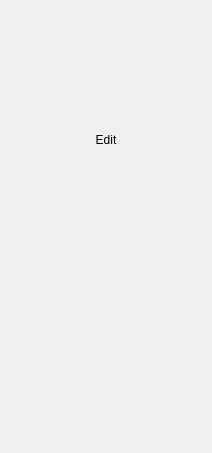
<?xml version="1.0" encoding="UTF-8"?>
<ui version="4.0">
 <class>ContextMenu</class>
 <widget class="QWidget" name="ContextMenu">
  <property name="geometry">
   <rect>
    <x>0</x>
    <y>0</y>
    <width>212</width>
    <height>453</height>
   </rect>
  </property>
  <property name="sizePolicy">
   <sizepolicy hsizetype="Preferred" vsizetype="Minimum">
    <horstretch>0</horstretch>
    <verstretch>0</verstretch>
   </sizepolicy>
  </property>
  <property name="minimumSize">
   <size>
    <width>212</width>
    <height>0</height>
   </size>
  </property>
  <property name="windowTitle">
   <string notr="true">Form</string>
  </property>
  <property name="title" stdset="0">
   <string notr="true"/>
  </property>
  <layout class="QVBoxLayout" name="verticalLayout">
   <property name="spacing">
    <number>0</number>
   </property>
   <property name="sizeConstraint">
    <enum>QLayout::SetDefaultConstraint</enum>
   </property>
   <property name="leftMargin">
    <number>0</number>
   </property>
   <property name="topMargin">
    <number>4</number>
   </property>
   <property name="rightMargin">
    <number>0</number>
   </property>
   <property name="bottomMargin">
    <number>4</number>
   </property>
   <item>
    <widget class="QStackedWidget" name="stackedWidget">
     <property name="currentIndex">
      <number>0</number>
     </property>
     <widget class="QWidget" name="page_3">
      <layout class="QVBoxLayout" name="verticalLayout_2">
       <property name="spacing">
        <number>7</number>
       </property>
       <property name="sizeConstraint">
        <enum>QLayout::SetDefaultConstraint</enum>
       </property>
       <property name="leftMargin">
        <number>0</number>
       </property>
       <property name="topMargin">
        <number>0</number>
       </property>
       <property name="rightMargin">
        <number>0</number>
       </property>
       <property name="bottomMargin">
        <number>0</number>
       </property>
       <item>
        <layout class="QVBoxLayout" name="buttonsLayout">
         <property name="spacing">
          <number>2</number>
         </property>
         <property name="sizeConstraint">
          <enum>QLayout::SetMinAndMaxSize</enum>
         </property>
         <property name="leftMargin">
          <number>0</number>
         </property>
         <property name="topMargin">
          <number>0</number>
         </property>
         <property name="rightMargin">
          <number>0</number>
         </property>
         <property name="bottomMargin">
          <number>0</number>
         </property>
         <item>
          <layout class="QHBoxLayout" name="zoomLayout">
           <property name="spacing">
            <number>0</number>
           </property>
           <property name="sizeConstraint">
            <enum>QLayout::SetDefaultConstraint</enum>
           </property>
           <property name="leftMargin">
            <number>4</number>
           </property>
           <property name="topMargin">
            <number>0</number>
           </property>
           <property name="rightMargin">
            <number>4</number>
           </property>
           <property name="bottomMargin">
            <number>0</number>
           </property>
           <item>
            <widget class="ActionButton" name="fitWindow" native="true">
             <property name="accessibleName">
              <string notr="true">ContextMenuButton</string>
             </property>
            </widget>
           </item>
           <item>
            <widget class="ActionButton" name="fitWidth" native="true">
             <property name="accessibleName">
              <string notr="true">ContextMenuButton</string>
             </property>
            </widget>
           </item>
           <item>
            <widget class="ActionButton" name="fitWindowStretch" native="true">
             <property name="accessibleName">
              <string notr="true">ContextMenuButton</string>
             </property>
            </widget>
           </item>
           <item>
            <widget class="ActionButton" name="zoomOriginal" native="true">
             <property name="accessibleName">
              <string notr="true">ContextMenuButton</string>
             </property>
            </widget>
           </item>
           <item>
            <widget class="ActionButton" name="zoomIn" native="true">
             <property name="accessibleName">
              <string notr="true">ContextMenuButton</string>
             </property>
            </widget>
           </item>
           <item>
            <widget class="ActionButton" name="zoomOut" native="true">
             <property name="accessibleName">
              <string notr="true">ContextMenuButton</string>
             </property>
            </widget>
           </item>
          </layout>
         </item>
         <item>
          <layout class="QVBoxLayout" name="edit_group">
           <property name="spacing">
            <number>0</number>
           </property>
           <property name="leftMargin">
            <number>0</number>
           </property>
           <property name="topMargin">
            <number>0</number>
           </property>
           <property name="rightMargin">
            <number>0</number>
           </property>
           <property name="bottomMargin">
            <number>0</number>
           </property>
           <item>
            <layout class="QHBoxLayout" name="fancy_header_group">
             <property name="spacing">
              <number>14</number>
             </property>
             <property name="leftMargin">
              <number>11</number>
             </property>
             <property name="topMargin">
              <number>0</number>
             </property>
             <property name="rightMargin">
              <number>11</number>
             </property>
             <property name="bottomMargin">
              <number>0</number>
             </property>
             <item>
              <layout class="QVBoxLayout" name="line_left">
               <property name="spacing">
                <number>0</number>
               </property>
               <property name="leftMargin">
                <number>0</number>
               </property>
               <property name="topMargin">
                <number>0</number>
               </property>
               <property name="bottomMargin">
                <number>5</number>
               </property>
               <item>
                <widget class="QWidget" name="widget" native="true">
                 <property name="sizePolicy">
                  <sizepolicy hsizetype="MinimumExpanding" vsizetype="Preferred">
                   <horstretch>0</horstretch>
                   <verstretch>0</verstretch>
                  </sizepolicy>
                 </property>
                 <property name="accessibleName">
                  <string notr="true">HLineSeparator</string>
                 </property>
                </widget>
               </item>
              </layout>
             </item>
             <item>
              <layout class="QVBoxLayout" name="header_text">
               <property name="spacing">
                <number>0</number>
               </property>
               <property name="leftMargin">
                <number>0</number>
               </property>
               <property name="bottomMargin">
                <number>2</number>
               </property>
               <item>
                <widget class="QLabel" name="label">
                 <property name="text">
                  <string>Edit</string>
                 </property>
                 <property name="alignment">
                  <set>Qt::AlignCenter</set>
                 </property>
                </widget>
               </item>
              </layout>
             </item>
             <item>
              <layout class="QVBoxLayout" name="line_right">
               <property name="spacing">
                <number>0</number>
               </property>
               <property name="leftMargin">
                <number>0</number>
               </property>
               <property name="topMargin">
                <number>0</number>
               </property>
               <property name="bottomMargin">
                <number>5</number>
               </property>
               <item>
                <widget class="QWidget" name="widget_2" native="true">
                 <property name="sizePolicy">
                  <sizepolicy hsizetype="MinimumExpanding" vsizetype="Preferred">
                   <horstretch>0</horstretch>
                   <verstretch>0</verstretch>
                  </sizepolicy>
                 </property>
                 <property name="accessibleName">
                  <string notr="true">HLineSeparator</string>
                 </property>
                </widget>
               </item>
              </layout>
             </item>
            </layout>
           </item>
           <item>
            <layout class="QHBoxLayout" name="transformLayout">
             <property name="spacing">
              <number>0</number>
             </property>
             <property name="leftMargin">
              <number>4</number>
             </property>
             <property name="topMargin">
              <number>0</number>
             </property>
             <property name="rightMargin">
              <number>4</number>
             </property>
             <property name="bottomMargin">
              <number>0</number>
             </property>
             <item>
              <widget class="ActionButton" name="rotateLeft" native="true">
               <property name="sizePolicy">
                <sizepolicy hsizetype="Preferred" vsizetype="Minimum">
                 <horstretch>0</horstretch>
                 <verstretch>0</verstretch>
                </sizepolicy>
               </property>
               <property name="accessibleName">
                <string notr="true">ContextMenuButton</string>
               </property>
              </widget>
             </item>
             <item>
              <widget class="ActionButton" name="rotateRight" native="true">
               <property name="sizePolicy">
                <sizepolicy hsizetype="Preferred" vsizetype="Minimum">
                 <horstretch>0</horstretch>
                 <verstretch>0</verstretch>
                </sizepolicy>
               </property>
               <property name="accessibleName">
                <string notr="true">ContextMenuButton</string>
               </property>
              </widget>
             </item>
             <item>
              <widget class="ActionButton" name="flipV" native="true">
               <property name="sizePolicy">
                <sizepolicy hsizetype="Preferred" vsizetype="Minimum">
                 <horstretch>0</horstretch>
                 <verstretch>0</verstretch>
                </sizepolicy>
               </property>
               <property name="accessibleName">
                <string notr="true">ContextMenuButton</string>
               </property>
              </widget>
             </item>
             <item>
              <widget class="ActionButton" name="flipH" native="true">
               <property name="sizePolicy">
                <sizepolicy hsizetype="Preferred" vsizetype="Minimum">
                 <horstretch>0</horstretch>
                 <verstretch>0</verstretch>
                </sizepolicy>
               </property>
               <property name="accessibleName">
                <string notr="true">ContextMenuButton</string>
               </property>
              </widget>
             </item>
             <item>
              <widget class="ActionButton" name="crop" native="true">
               <property name="sizePolicy">
                <sizepolicy hsizetype="Preferred" vsizetype="Minimum">
                 <horstretch>0</horstretch>
                 <verstretch>0</verstretch>
                </sizepolicy>
               </property>
               <property name="accessibleName">
                <string notr="true">ContextMenuButton</string>
               </property>
              </widget>
             </item>
             <item>
              <widget class="ActionButton" name="resize" native="true">
               <property name="sizePolicy">
                <sizepolicy hsizetype="Preferred" vsizetype="Minimum">
                 <horstretch>0</horstretch>
                 <verstretch>0</verstretch>
                </sizepolicy>
               </property>
               <property name="accessibleName">
                <string notr="true">ContextMenuButton</string>
               </property>
              </widget>
             </item>
            </layout>
           </item>
           <item>
            <layout class="QVBoxLayout" name="line_bottom">
             <property name="spacing">
              <number>0</number>
             </property>
             <property name="leftMargin">
              <number>11</number>
             </property>
             <property name="topMargin">
              <number>5</number>
             </property>
             <property name="rightMargin">
              <number>11</number>
             </property>
             <item>
              <widget class="QWidget" name="widget_3" native="true">
               <property name="sizePolicy">
                <sizepolicy hsizetype="MinimumExpanding" vsizetype="Fixed">
                 <horstretch>0</horstretch>
                 <verstretch>0</verstretch>
                </sizepolicy>
               </property>
               <property name="minimumSize">
                <size>
                 <width>0</width>
                 <height>1</height>
                </size>
               </property>
               <property name="maximumSize">
                <size>
                 <width>16777215</width>
                 <height>1</height>
                </size>
               </property>
               <property name="accessibleName">
                <string notr="true">HLineSeparator</string>
               </property>
              </widget>
             </item>
            </layout>
           </item>
          </layout>
         </item>
        </layout>
       </item>
       <item>
        <layout class="QVBoxLayout" name="actionsLayout">
         <property name="spacing">
          <number>0</number>
         </property>
         <property name="sizeConstraint">
          <enum>QLayout::SetDefaultConstraint</enum>
         </property>
         <property name="leftMargin">
          <number>0</number>
         </property>
         <property name="topMargin">
          <number>0</number>
         </property>
         <property name="rightMargin">
          <number>0</number>
         </property>
         <property name="bottomMargin">
          <number>0</number>
         </property>
         <item>
          <widget class="ContextMenuItem" name="print" native="true"/>
         </item>
         <item>
          <widget class="ContextMenuItem" name="setWallpaper" native="true"/>
         </item>
         <item>
          <spacer name="verticalSpacer">
           <property name="orientation">
            <enum>Qt::Vertical</enum>
           </property>
           <property name="sizeType">
            <enum>QSizePolicy::Fixed</enum>
           </property>
           <property name="sizeHint" stdset="0">
            <size>
             <width>20</width>
             <height>6</height>
            </size>
           </property>
          </spacer>
         </item>
         <item>
          <widget class="ContextMenuItem" name="copy" native="true"/>
         </item>
         <item>
          <widget class="ContextMenuItem" name="move" native="true"/>
         </item>
         <item>
          <spacer name="verticalSpacer_2">
           <property name="orientation">
            <enum>Qt::Vertical</enum>
           </property>
           <property name="sizeType">
            <enum>QSizePolicy::Fixed</enum>
           </property>
           <property name="sizeHint" stdset="0">
            <size>
             <width>20</width>
             <height>6</height>
            </size>
           </property>
          </spacer>
         </item>
         <item>
          <widget class="ContextMenuItem" name="trash" native="true"/>
         </item>
         <item>
          <spacer name="verticalSpacer_3">
           <property name="orientation">
            <enum>Qt::Vertical</enum>
           </property>
           <property name="sizeType">
            <enum>QSizePolicy::Fixed</enum>
           </property>
           <property name="sizeHint" stdset="0">
            <size>
             <width>20</width>
             <height>6</height>
            </size>
           </property>
          </spacer>
         </item>
         <item>
          <widget class="ContextMenuItem" name="open" native="true"/>
         </item>
         <item>
          <widget class="ContextMenuItem" name="folderView" native="true"/>
         </item>
         <item>
          <widget class="ContextMenuItem" name="settings" native="true"/>
         </item>
         <item>
          <spacer name="verticalSpacer_4">
           <property name="orientation">
            <enum>Qt::Vertical</enum>
           </property>
           <property name="sizeType">
            <enum>QSizePolicy::Fixed</enum>
           </property>
           <property name="sizeHint" stdset="0">
            <size>
             <width>20</width>
             <height>6</height>
            </size>
           </property>
          </spacer>
         </item>
         <item>
          <widget class="ContextMenuItem" name="openWith" native="true"/>
         </item>
         <item>
          <spacer name="verticalSpacer_5">
           <property name="orientation">
            <enum>Qt::Vertical</enum>
           </property>
           <property name="sizeType">
            <enum>QSizePolicy::Fixed</enum>
           </property>
           <property name="sizeHint" stdset="0">
            <size>
             <width>20</width>
             <height>6</height>
            </size>
           </property>
          </spacer>
         </item>
         <item>
          <widget class="ContextMenuItem" name="showLocation" native="true"/>
         </item>
        </layout>
       </item>
      </layout>
     </widget>
     <widget class="QWidget" name="page_4">
      <layout class="QVBoxLayout" name="verticalLayout_3">
       <property name="spacing">
        <number>0</number>
       </property>
       <property name="leftMargin">
        <number>0</number>
       </property>
       <property name="topMargin">
        <number>0</number>
       </property>
       <property name="rightMargin">
        <number>0</number>
       </property>
       <property name="bottomMargin">
        <number>0</number>
       </property>
       <item>
        <spacer name="verticalSpacer_6">
         <property name="orientation">
          <enum>Qt::Vertical</enum>
         </property>
         <property name="sizeHint" stdset="0">
          <size>
           <width>20</width>
           <height>40</height>
          </size>
         </property>
        </spacer>
       </item>
       <item>
        <layout class="QVBoxLayout" name="scriptsLayout">
         <property name="spacing">
          <number>0</number>
         </property>
         <property name="leftMargin">
          <number>0</number>
         </property>
         <property name="topMargin">
          <number>0</number>
         </property>
         <property name="rightMargin">
          <number>0</number>
         </property>
         <property name="bottomMargin">
          <number>0</number>
         </property>
        </layout>
       </item>
       <item>
        <spacer name="verticalSpacer_7">
         <property name="orientation">
          <enum>Qt::Vertical</enum>
         </property>
         <property name="sizeType">
          <enum>QSizePolicy::Fixed</enum>
         </property>
         <property name="sizeHint" stdset="0">
          <size>
           <width>20</width>
           <height>6</height>
          </size>
         </property>
        </spacer>
       </item>
       <item>
        <widget class="ContextMenuItem" name="backButton" native="true"/>
       </item>
       <item>
        <spacer name="verticalSpacer_8">
         <property name="orientation">
          <enum>Qt::Vertical</enum>
         </property>
         <property name="sizeType">
          <enum>QSizePolicy::Fixed</enum>
         </property>
         <property name="sizeHint" stdset="0">
          <size>
           <width>20</width>
           <height>6</height>
          </size>
         </property>
        </spacer>
       </item>
       <item>
        <widget class="ContextMenuItem" name="scriptSetupButton" native="true"/>
       </item>
      </layout>
     </widget>
    </widget>
   </item>
  </layout>
 </widget>
 <customwidgets>
  <customwidget>
   <class>ActionButton</class>
   <extends>QWidget</extends>
   <header>gui/customwidgets/actionbutton.h</header>
   <container>1</container>
  </customwidget>
  <customwidget>
   <class>ContextMenuItem</class>
   <extends>QWidget</extends>
   <header>gui/customwidgets/contextmenuitem.h</header>
   <container>1</container>
  </customwidget>
 </customwidgets>
 <resources/>
 <connections/>
</ui>
